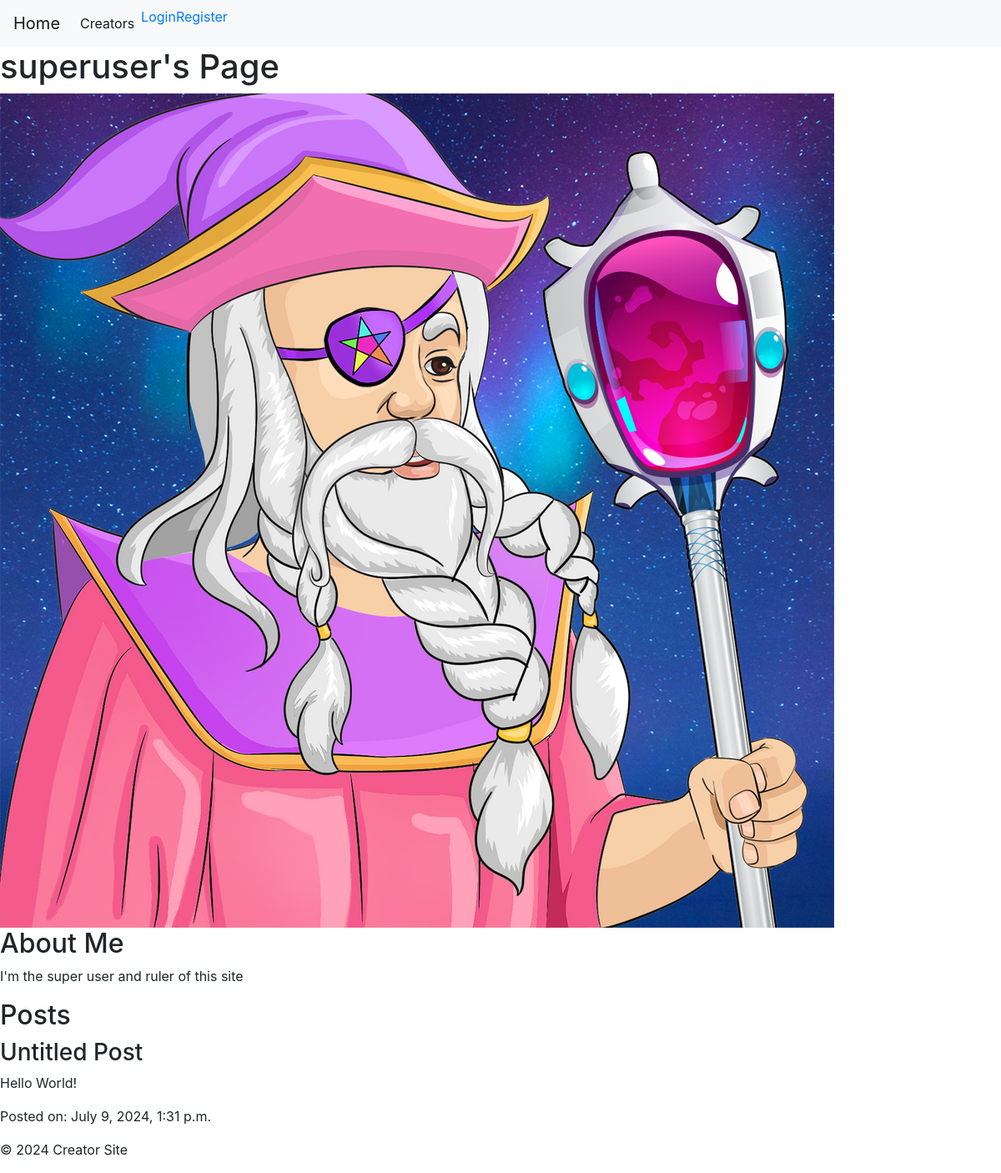
/creator/superuser/, run on the app's committed database.
### creators/models.py (models this page shows, shortened)
class Creator(models.Model):
    CREATOR_TYPES = [
        ('PHOTOGRAPHER', 'Photographer'),
        ('GAME_DEVELOPER', 'Game Developer'),
        ('CONTENT_CREATOR', 'Content Creator'),
        ('ARTIST', 'Artist'),
        ('VOICE_ACTOR', 'Voice Actor'),
        ('OTHER', 'Other'),
    ]
    STATUS_CHOICES = [
        ('PENDING', 'Pending'),
        ('APPROVED', 'Approved'),
        ('REJECTED', 'Rejected'),
    ]
    user = models.OneToOneField(User, on_delete=models.CASCADE)
    avatar = models.ImageField(upload_to='creator_avatars/', null=True, blank=True)
    about_me = models.TextField(blank=True)
    creator_type = models.CharField(max_length=20, choices=CREATOR_TYPES, default='OTHER')
    status = models.CharField(max_length=10, choices=STATUS_CHOICES, default='PENDING')
    request_message = models.TextField(blank=True)
    followers = models.ManyToManyField(User, related_name='following', blank=True)

class Post(models.Model):
    creator = models.ForeignKey('Creator', on_delete=models.CASCADE, related_name='posts')
    title = models.CharField(max_length=200, default="Untitled Post")
    content = RichTextField()
    created_at = models.DateTimeField(auto_now_add=True)
    updated_at = models.DateTimeField(auto_now=True)
    comments = models.JSONField(default=list)

### creators/views.py (the view)
# urls.py: path('creator/<str:username>/', views.CreatorAboutMeView.as_view(), name='creator_aboutme'),
class CreatorAboutMeView(DetailView):
    model = Creator
    template_name = 'creators/creator_aboutme.html'
    context_object_name = 'creator'
    def get_object(self):
        return get_object_or_404(Creator, user__username=self.kwargs['username'])
    def get_context_data(self, **kwargs):
        context = super().get_context_data(**kwargs)
        context['posts'] = self.object.posts.all().order_by('-created_at')
        if self.request.user.is_authenticated:
            context['is_following'] = self.object.followers.filter(id=self.request.user.id).exists()
        return context

### creators/templates/creators/creator_aboutme.html (shortened to what this page needs)
{% extends 'base.html' %}
{% block content %}
    <h1>{{ creator.user.username }}'s Page</h1>
    {% if creator.avatar %}
    <img
      src="{{ creator.avatar.url }}"
      alt="{{ creator.user.username }}'s avatar"
    />
    {% endif %}
    <h2>About Me</h2>
    <p>{{ creator.about_me }}</p>
    <h2>Posts</h2>
    {% for post in posts %}
        <div>
            <h3>{{ post.title }}</h3>
            <p>{{ post.content }}</p>
            <p>Posted on: {{ post.created_at }}</p>
        </div>
    {% empty %}
        <p>No posts yet.</p>
    {% endfor %}
{% endblock %}

### static/css/style.css (style rules this page uses)
body { margin: 0; padding: 0; font-family: 'Roboto', sans-serif; background-color: #f0f0f0; }

### data on the page
Creator: user.username "superuser", avatar (picture), about_me "I'm the super user and ruler of this site"
Post: title "Untitled Post", content "Hello World!", created_at "July 9, 2024, 1:31 p.m."
